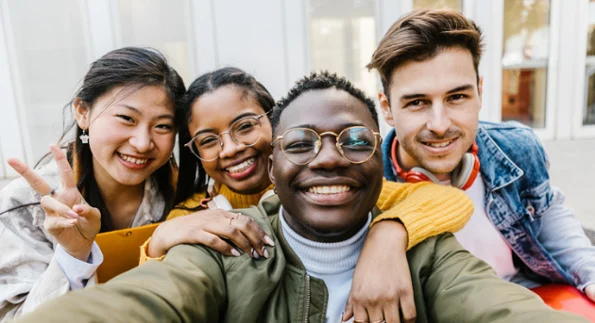
#> input picture CV-Lab/Lab-6/Res/people.webp, 595 x 323 px
$ python q3.py
#> lines starting #> are read from the running program, lines starting #| are printed output that depends on the picture
import cv2
import numpy as np

IMAGE_PATH_1 = "./Res/people.webp"
IMAGE_PATH_2 = "./Res/rotated.jpeg"

# Load images
image1 = cv2.imread(IMAGE_PATH_1)
#> image1 is the input picture: shape (323, 595, 3); mean B, G, R 139.1, 151.1, 164.2
image2 = cv2.imread(IMAGE_PATH_2)
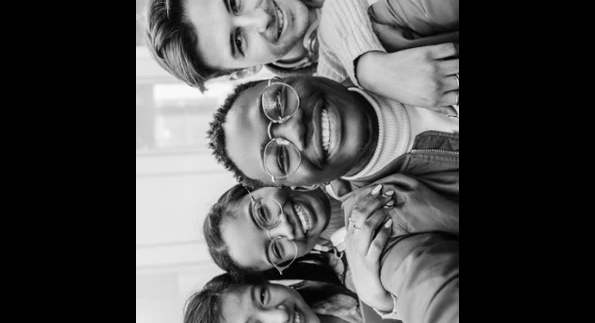
#> input picture CV-Lab/Lab-6/Res/rotated.jpeg, 595 x 323 px
#> image2 is the input picture: shape (323, 595, 3); min 0, max 251, mean 74.8

# Convert to grayscale
gray1 = cv2.cvtColor(image1, cv2.COLOR_BGR2GRAY)
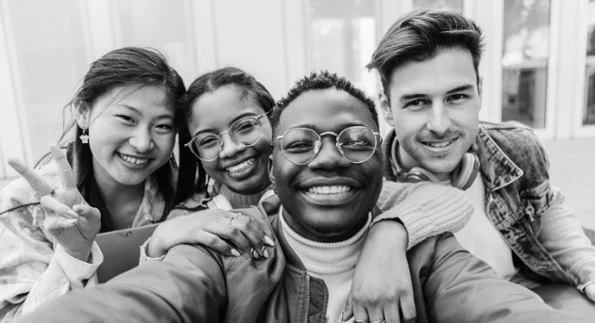
#> gray1: shape (323, 595); min 0, max 253, mean 153.6
gray2 = cv2.cvtColor(image2, cv2.COLOR_BGR2GRAY)

# Detect ORB keypoints and descriptors
orb = cv2.ORB_create()
keypoints1, descriptors1 = orb.detectAndCompute(gray1, None)
#> keypoints1 = 500 keypoints; strongest (x, y, size): (84, 142, 31), (87, 134, 31), (86, 133, 37.2), (81, 137, 31)
keypoints2, descriptors2 = orb.detectAndCompute(gray2, None)
#> keypoints2 = 500 keypoints; strongest (x, y, size): (338, 253, 37.2), (224, 271, 31), (273, 123, 31), (223, 271, 44.6)

# Match descriptors using BFMatcher
bf = cv2.BFMatcher(cv2.NORM_HAMMING, crossCheck=True)
matches = bf.match(descriptors1, descriptors2)
#> matches = 250 matches

# Sort matches by distance
matches = sorted(matches, key=lambda x: x.distance)

# Draw matches (optional)
matched_image = cv2.drawMatches(image1, keypoints1, image2, keypoints2, matches[:30], None, flags=cv2.DrawMatchesFlags_NOT_DRAW_SINGLE_POINTS)
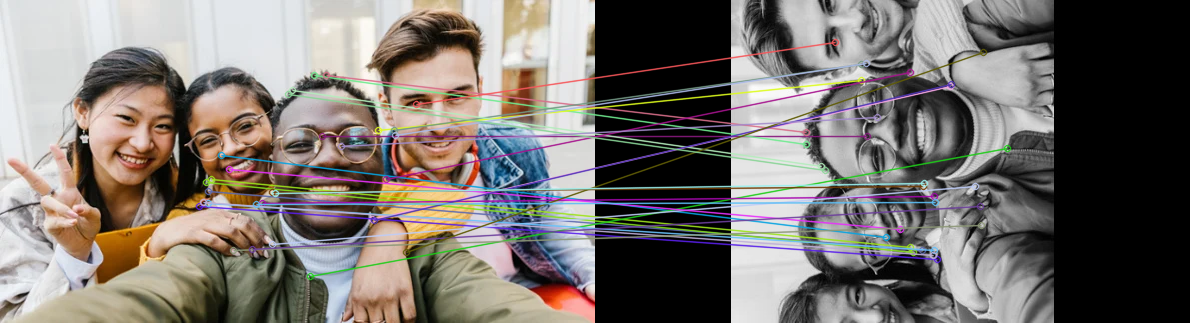
#> matched_image: shape (323, 1190, 3); mean B, G, R 109.9, 114.5, 120.5
cv2.imshow('Matches', matched_image)
cv2.waitKey(0)

# Extract location of good matches
points1 = np.zeros((len(matches), 2), dtype=np.float32)
#> points1 = 250 pairs, first value 0 to 0, second value 0 to 0
points2 = np.zeros((len(matches), 2), dtype=np.float32)
#> points2 = 250 pairs, first value 0 to 0, second value 0 to 0

for i, match in enumerate(matches):
    points1[i, :] = keypoints1[match.queryIdx].pt
    points2[i, :] = keypoints2[match.trainIdx].pt
#> after the loop, points1 = 250 pairs, first value 78.8 to 532.8, second value 64.8 to 284.4; points2 = 250 pairs, first value 162 to 457.2, second value 38 to 280.8

# Estimate homography using RANSAC
H, mask = cv2.findHomography(points1, points2, cv2.RANSAC)
#> H = [[0.012, 1.02, 133.8], [-1.01, -0.00193, 461.3], [4.21e-05, 1.19e-05, 1]]; mask = 250 values, max 1 at index 0, min 0 at index 97, mean 0.868

# Print the homography matrix
print("Homography Matrix:\n", H)
#| Homography Matrix:
#|  [[ 1.19638522e-02  1.01903952e+00  1.33794591e+02]
#|  [-1.00557481e+00 -1.93397268e-03  4.61265394e+02]
#|  [ 4.21458034e-05  1.19269823e-05  1.00000000e+00]]

# Optionally, warp one image to the other using the estimated homography
height, width, _ = image2.shape
#> height = 323; width = 595
warped_image = cv2.warpPerspective(image1, H, (width, height))
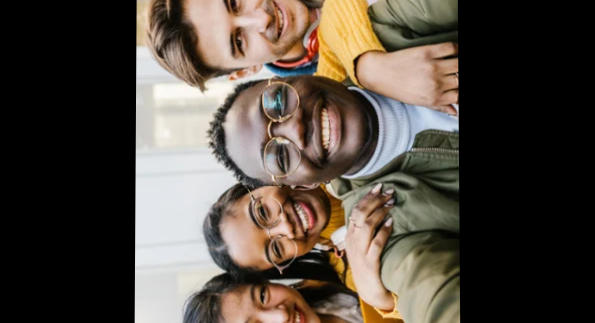
#> warped_image: shape (323, 595, 3); mean B, G, R 64.4, 73.3, 82.1

# Display the results
cv2.imshow('Warped Image', warped_image)
cv2.imshow('Original Image 2', image2)

cv2.waitKey(0)
cv2.destroyAllWindows()
